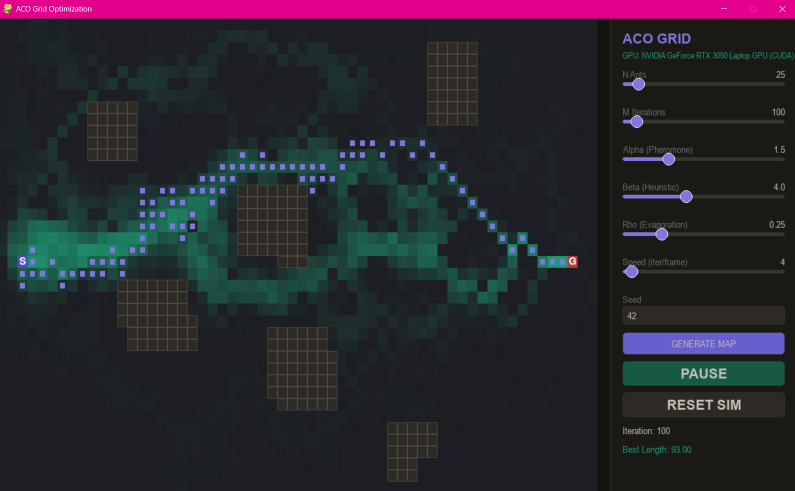
#> input picture ACO/imagenes/camino.png, 1590 x 981 px, found by its file name (shown at 1/2 size)
$ jupyter execute --allow-errors Taller_Multiples_Filtros_Imagenes.ipynb
#> lines starting #> are read from the running program, lines starting #| are printed output that depends on the picture
[cell 1]
import numpy as np
from numba import cuda
import cv2
import matplotlib.pyplot as plt
from google.colab import files
import os
import math
from numba import cuda
from numba import config
config.CUDA_ENABLE_PYNVJITLINK = 1 # resuelve bug de versiones

### **Ejercicio 1**

[cell 2]
# Funcion apra cargar una imagen
def upload_image():
    uploaded = files.upload()
#> the answer given: camino.png
    for filename in uploaded.keys():
        print(f'User uploaded file "{filename}"')
        return filename
    return None

# Llamar la función de carga
image_path = upload_image()

if image_path:
    # Leer la imagen usando OpneCV
    img_color = cv2.imread(image_path)
#> img_color is the input picture: shape (981, 1590, 3); mean B, G, R 45.5, 38.5, 40.1
    if img_color is None:
        print(f"Error: Could not read image from {image_path}")
    else:
        # OpenCV lee la imagen como BGR, la convertimos en RGB para mostrara con Matplotlib
        img_rgb = cv2.cvtColor(img_color, cv2.COLOR_BGR2RGB)
        plt.imshow(img_rgb)
        plt.title("Imagen original")
        plt.axis('off')
        plt.show()
else:
    print("No se subio ninguna imagen")

Ahora, definimos el kernel de CUDA para inverti el color. Este kernel se ejecutara en la GPU, con cada hilo procesando un canal de pixel

[cell 3]
# [9 lines left out: function invert_colors_kernel, not called in this run]

Finalmente, prepararemos los datos de la imagen, transferirlo a la GPU, lanzar el kernel, devolver el resultado de la imagen y mostrar la imagen invertida.

#> (a cell that did not finish here is left out)

#### **Análisis y Conclusión del Ejercicio 1: Invertir Colores**

**Análisis:**
El primer ejercicio implementa una función de inversión de colores utilizando un kernel CUDA (`invert_colors_kernel`). Este kernel está diseñado para procesar la imagen aplanada en un array 1D, donde cada hilo CUDA es responsable de invertir el color de un único componente de píxel (R, G o B). La operación es sencilla: `output_image[idx] = 255 - input_image[idx]`, lo que invierte el valor de intensidad de cada canal. La imagen se carga, se convierte a RGB para visualización, se aplana y se transfiere a la GPU para el procesamiento paralelo.

**Conclusión:**
Esta implementación demuestra eficazmente la capacidad de CUDA para realizar operaciones elementales de procesamiento de imágenes de manera masivamente paralela. La inversión de colores es una tarea 'embarrassingly parallel', donde cada píxel puede ser procesado independientemente de los demás. Esto resulta en una aceleración significativa en comparación con una implementación secuencial en CPU, especialmente para imágenes de alta resolución. La configuración de `threads_per_block` y `blocks_per_grid` asegura que todos los elementos de la imagen aplanada sean cubiertos por los hilos de la GPU, optimizando el uso de los recursos computacionales del dispositivo.

### **Ejercicio 2**

Primero, defniremos el kernel de CUDA para el average blurring. Este kernel tomará la imagen de entrada, la salida de la imagen, las dimensiones de la imagen y el tamaño del kernel como pararmetros. Cada hilo será responsable de calcular el valor blur de cada canal de pixel po rel promedio de sus vecinos.

[cell 5]
# [39 lines left out: function blur_image_kernel, not called in this run]

Ahora, prepararemos los datos de la imagen, los transferiremos a la GPU, ejecutaremos el `blur_image_kernel`, recuperaremos el resultado y mostraremos la imagen desenfocada. Utilizaremos un núcleo 3x3 para obtener un desenfoque medio.

#> (a cell that did not finish here is left out)

#### **Análisis y Conclusión del Ejercicio 2: Desenfoque por Promedio (Average Blurring)**

**Análisis:**
El segundo ejercicio aborda la implementación de un filtro de desenfoque por promedio utilizando CUDA. El kernel `blur_image_kernel` toma la imagen de entrada, sus dimensiones y un `kernel_size` para definir el tamaño del vecindario. Cada hilo calcula el valor promedio de los píxeles dentro de un vecindario `kernel_size x kernel_size` centrado en el píxel actual. Es crucial que cada hilo determine correctamente las coordenadas del píxel en la imagen original y sus vecinos, asegurándose de no acceder a memoria fuera de los límites de la imagen. La imagen se aplana a 1D, pero el kernel necesita reconstruir las coordenadas 2D (y de canal) para el cálculo del promedio.

**Conclusión:**
Este ejercicio es un buen ejemplo de cómo las operaciones que requieren acceso a vecindarios (como la convolución o el desenfoque) pueden ser paralelizadas en CUDA. Aunque el desenfoque por promedio es más complejo que la inversión de color debido a la dependencia de los píxeles vecinos, la arquitectura de hilos de CUDA permite procesar múltiples píxeles simultáneamente. La gestión de los límites de la imagen dentro del kernel es fundamental para evitar errores y artefactos. La eficiencia de esta operación se vuelve muy evidente en imágenes grandes, donde el cálculo del promedio para cada píxel en la CPU sería computacionalmente costoso, mientras que la GPU puede procesar muchos píxeles y sus vecindarios en paralelo, logrando un rendimiento superior.

### **Ejercicio 3**

En primer lugar, definiremos el kernel CUDA para recortar imágenes. Este kernel tomará los datos de la imagen original, la matriz de la imagen recortada resultante, las dimensiones de la imagen original y los parámetros de recorte (coordenadas iniciales y dimensiones de la región recortada). Cada subproceso calculará el valor de un píxel en la imagen resultante (recortada).

[cell 7]
# [28 lines left out: function crop_image_kernel, not called in this run]

A continuación, prepararemos los datos de la imagen, definiremos los parámetros de recorte, transferiremos los datos a la GPU, ejecutaremos el `crop_image_kernel`, recuperaremos el resultado y mostraremos la imagen recortada. Asegúrese de que la imagen se haya cargado correctamente en el paso inicial.

#> (a cell that did not finish here is left out)

#### **Análisis y Conclusión del Ejercicio 3: Recorte de Imagen (Image Cropping)**

**Análisis:**
El tercer ejercicio implementa una funcionalidad de recorte de imagen utilizando CUDA. El kernel `crop_image_kernel` recibe la imagen original aplanada, las dimensiones originales, y los parámetros de recorte (coordenadas de inicio `x_start`, `y_start` y el tamaño del recorte `width_crop`, `height_crop`). Cada hilo de CUDA calcula la posición de un píxel en la imagen de salida recortada y luego mapea esa posición a la correspondiente en la imagen original de entrada. Si la coordenada mapeada cae dentro de los límites de la imagen original, el valor del píxel se copia; de lo contrario, se establece en negro (0).

**Conclusión:**
El recorte de imagen es otra operación que se beneficia enormemente de la paralelización en la GPU. El kernel demuestra cómo asignar eficientemente los píxeles de una nueva imagen (recortada) a los píxeles de una imagen original más grande, realizando las transformaciones de coordenadas necesarias en cada hilo. La validación de los límites dentro del kernel es esencial para manejar casos donde la región de recorte podría exceder las dimensiones de la imagen original, garantizando la robustez del algoritmo. Este ejercicio subraya la flexibilidad de CUDA para manejar tareas de reorganización de datos y manipulación de regiones de interés con alta eficiencia, lo que es crucial en aplicaciones de visión por computadora que requieren procesamiento rápido de subsecciones de imágenes.

### **Ejercicio 4**

Primero comenzamos creamos una función que permita subir imágenes a cuda

[cell 9]
# [19 lines left out: function umbral_rgb_kernel, not called in this run]

#> (a cell that did not finish here is left out)

[cell 11]
plt.figure(figsize=(10,5))

plt.subplot(1,2,1)
# Usar img_color en lugar de img_cpu para mostrar la imagen original
plt.imshow(cv2.cvtColor(img_color.astype(np.uint8), cv2.COLOR_BGR2RGB))
plt.title("Original")
plt.axis("off")

plt.subplot(1,2,2)
#> (the rest of this cell did not finish here and is left out)

#### **Análisis y Conclusión del Ejercicio 4: Imagen Binaria (Umbralización)**

**Análisis:**
El cuarto ejercicio se centra en la umbralización para crear una imagen binaria (blanco y negro) usando el kernel CUDA `umbral_rgb_kernel`. Cada hilo de CUDA es responsable de un píxel de la imagen. Para cada píxel, calcula el promedio de sus componentes RGB. Luego, compara este promedio con un umbral `T` predefinido. Si el promedio es mayor que `T`, el píxel de salida se establece en blanco (255); de lo contrario, se establece en negro (0). La imagen se convierte a `float32` antes de transferirla a la GPU para cálculos más precisos del promedio, y la salida se almacena como `uint8`.

**Conclusión:**
Este ejercicio es un excelente ejemplo de cómo la GPU puede ser utilizada para operaciones de clasificación de píxeles en paralelo. La umbralización es fundamental en muchas aplicaciones de visión por computadora para la segmentación de objetos o la extracción de características. La implementación en CUDA permite que todos los píxeles se evalúen simultáneamente, lo que acelera drásticamente el proceso en comparación con las CPU. La capacidad de ajustar el umbral (`T`) ofrece flexibilidad para diferentes condiciones de iluminación o características de la imagen, mostrando la potencia del procesamiento paralelo para aplicar transformaciones basadas en reglas a cada elemento de datos de forma independiente.

### **Ejercicio 5**

[cell 12]
# [50 lines left out: function sobel_kernel, not called in this run]

[cell 13]
# Convertir la imagen original a una imagen en escala de grises utilizando la función cvtColor,
#esto reduce la imagen de 3 canales (B, G, R) a un solo canal de intensidad.
gray = cv2.cvtColor(img_color, cv2.COLOR_BGR2GRAY)
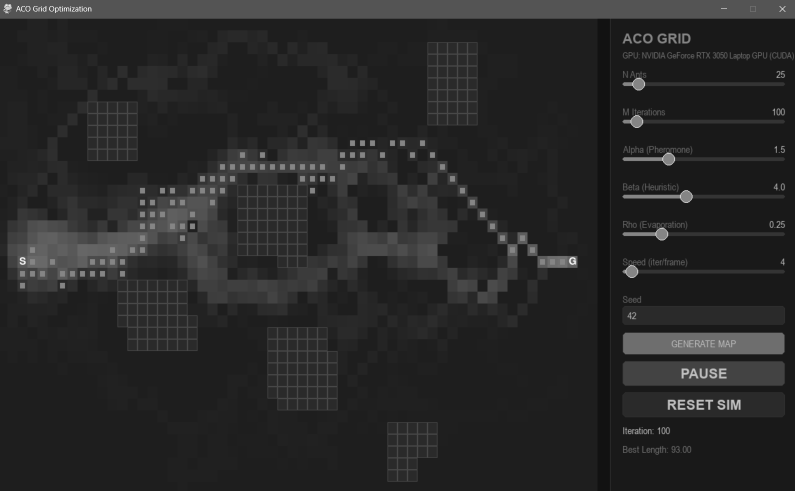
#> gray: shape (981, 1590) (shown at 1/2 size); min 18, max 255, mean 39.7

# Asegurar que la imagen esté en formato de 8 bits sin signo.
#Este es el formato estándar para imágenes en escala de grise  y permite valores en el rango [0, 255].
gray = gray.astype(np.uint8)

#Mostrar imagen en escala de grises
plt.imshow(gray, cmap='gray')
plt.title("Imagen en escala de grises")
plt.axis('off')
plt.show()
